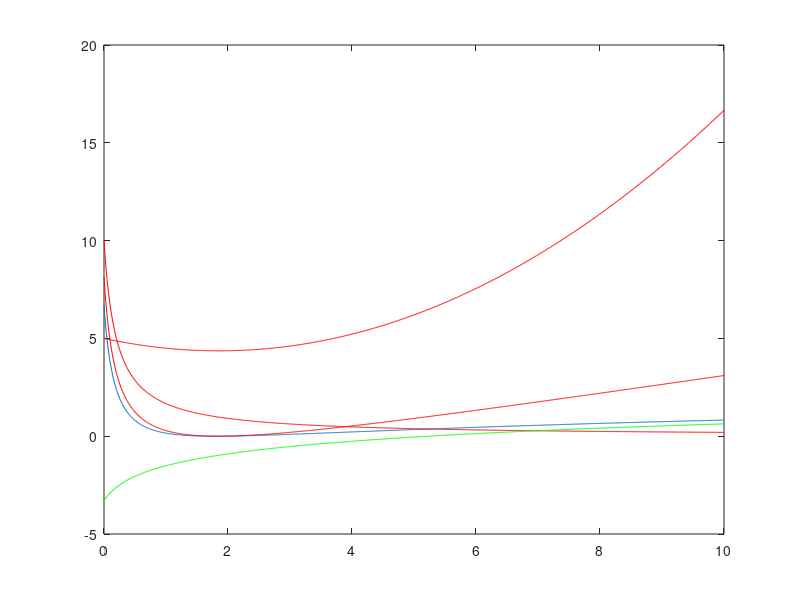

This figure's MATLAB source:
I = 1;
a = 2;
c = 5;
f = @(b) log(I) -1 + (a * c) / ( I  * (1 + c * b)) - log((a * c) / (1 + c * b));
x = 0:0.01:10;
y = x;
for i = 1:length(x)
    y(i) = f(x(i));
end
plot(x, y)
hold on
fl = @(b, b0) log(I) - 1 + (a*c) / (I * (1 + c * b)) - log((a*c) / (1 + c * b0)) + c * (b - b0) / (1 + c * b0);
%%
yl = x;
for i = 1:length(x)
yl(i) = fl(x(i), 1.9);
end
plot(x, yl, 'r')

%%
f1 = @(b, b0) 0.5 * b .^2 * c / (1 + b0 * c) - b0 * b * a * c .^ 2 / (I * ((1 + b0 * c) .^ 2) ) + 5;
y1 = x;
for i = 1:length(x)
    y1(i) = f1(x(i), 2.5);
end
plot(x, y1, 'r')


%%
fc = @(b) (a * c) / (1 + c * b);
yc = x;
for i = 1:length(x)
    yc(i) = fc(x(i));
end
plot(x, yc, 'r')
%%
fcc = @(b) -1 - log((a * c) / (1 + c * b));
ycc = x;
for i = 1:length(x)
    ycc(i) = fcc(x(i));
end
plot(x, ycc, 'g')